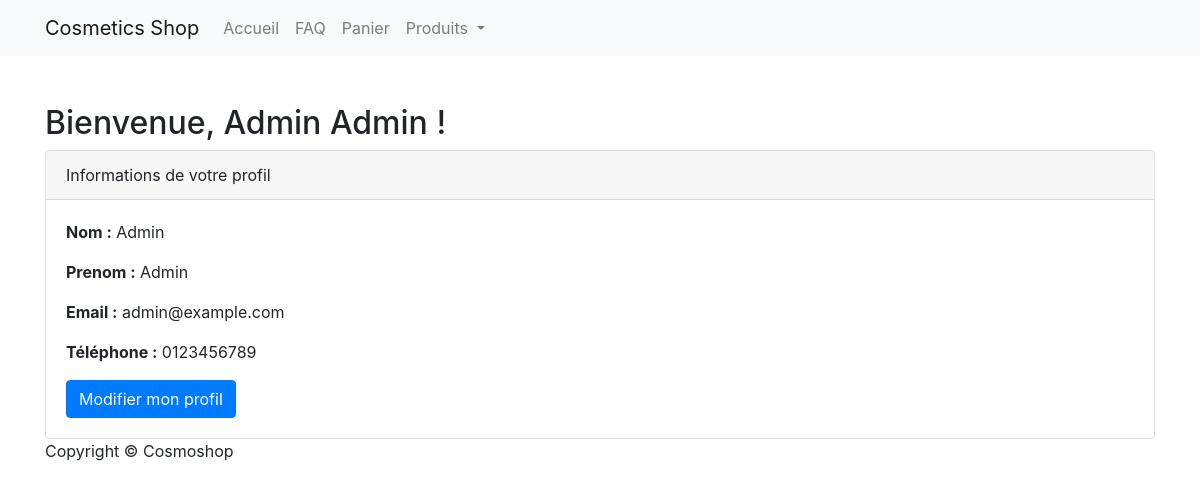
Screenshot of /cosmetics_shop/profile.php (signed in) with the database file from the repository.
### tables this page shows
CREATE TABLE `users` (
  `id` int(11) NOT NULL,
  `identifiant` varchar(255) NOT NULL,
  `password` varchar(255) NOT NULL,
  `email` varchar(255) NOT NULL,
  `phone` varchar(15) NOT NULL,
  `first_name` varchar(50) NOT NULL,
  `last_name` varchar(50) NOT NULL,
  `role_id` int(11) NOT NULL
);

### cosmetics_shop/profile.php (the view, shortened to what this page needs)
<?php
$userId = $_SESSION['user']['id'];
$query = "SELECT * FROM users WHERE id = $userId";
$result = mysqli_query($link, $query);
$user = mysqli_fetch_assoc($result);
?>
<!DOCTYPE html>
<html lang="fr">
<head>
    <link rel="stylesheet" href="https://stackpath.bootstrapcdn.com/bootstrap/4.5.2/css/bootstrap.min.css">
</head>
<body>
    <header id="top">
        <nav class="navbar navbar-expand-lg navbar-light bg-light">
            <div class="container">
                <a class="navbar-brand" href="index.php">Cosmetics Shop</a>
                <ul class="navbar-nav mr-auto">
                        <li class="nav-item">
                            <a class="nav-link" href="index.php">Accueil</a>
                        </li>
                        <li class="nav-item">
                            <a class="nav-link" href="#faq">FAQ</a>
                        </li>
                        <li class="nav-item">
                            <a class="nav-link" href="panier.php">
                                <i class="fas fa-shopping-cart"></i> Panier
                            </a>
                        </li>
                        <li class="nav-item dropdown">
                            <a class="nav-link dropdown-toggle" href="#" id="productsDropdown" role="button" data-toggle="dropdown" aria-haspopup="true" aria-expanded="false">
                                Produits
                            </a>
                        </li>
                    </ul>
            </div>
        </nav>
    </header>
    <main>
        <div class="container mt-5">
            <h2>Bienvenue, <?php echo $user['first_name']." ".$user['last_name'] ?> !</h2>
            <div class="card">
                <div class="card-header">Informations de votre profil</div>
                <div class="card-body">
                    <p><strong>Nom :</strong> <?php echo $user['first_name']; ?></p>
                    <p><strong>Prenom :</strong> <?php echo $user['last_name']; ?></p>
                    <p><strong>Email :</strong> <?php echo $user['email']; ?></p>
                    <p><strong>Téléphone :</strong> <?php echo $user['phone']; ?></p>
                    <a href="editProfile.php" class="btn btn-primary">Modifier mon profil</a>
                </div>
            </div>
        </div>
    </main>
    <footer>
        <div class="container">
            <span>Copyright &copy; <span>Cosmoshop</span></span>
        </div>
    </footer>
</body>
</html>

### rows the page displays
users: first_name "Admin", last_name "Admin", email "admin@example.com", phone "0123456789"
